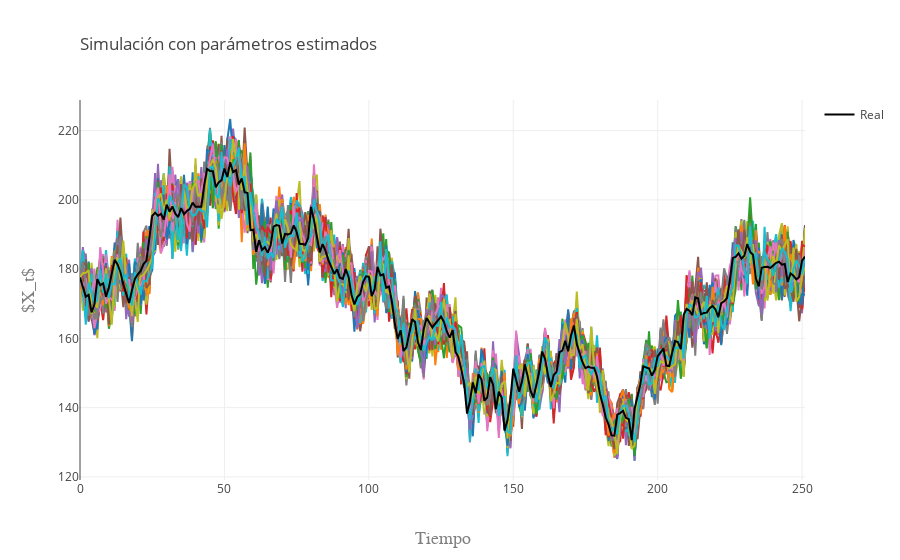

Notebook cell for this chart:
### Code cell
data=[]
for i in range(k):
    trace1 = go.Scatter(
        y = S[i],
        x = np.arange(N),
        showlegend=False
    )
    data.append(trace1)

trace2 = go.Scatter(
    y = X,
    x = np.arange(N),
    mode = 'lines',
    line = dict(color = 'rgb(0,0,0)'),
    name = 'Real'
)
data.append(trace2)
layout = go.Layout(
    title=go.layout.Title(
        text='Simulación con parámetros estimados',
        xref='paper',
        x=0
    ),
    xaxis=go.layout.XAxis(
        title=go.layout.xaxis.Title(
            text='Tiempo',
            font=dict(
                family='Arial',
                size=18,
                color='#7f7f7f'
            )
        )
    ),
    yaxis=go.layout.YAxis(
        title=go.layout.yaxis.Title(
            text='$X_t$',
            font=dict(
                family='Arial',
                size=18,
                color='#7f7f7f'
            )
        )
    )
)
fig = go.Figure(data=data, layout=layout)
py.iplot(fig, filename='Estimacion')

### Figure 1 — Plotly figure (JSON) as saved in the notebook; plotly's stock layout.template omitted (floating-point values rounded to 4 significant figures; data arrays with more than 128 entries replaced by an {"elided": "..."} marker saying what was removed)
{"data": [{"showlegend": false, "type": "scatter", "uid": "42d2153d-9940-4834-aa33-ce4b8efe4b55", "x": {"elided": "252 int values"}, "y": {"elided": "252 float values"}}, {"showlegend": false, "type": "scatter", "uid": "cb9d72bc-004e-4bb8-8cb8-1c4abdb343ee", "x": {"elided": "252 int values"}, "y": {"elided": "252 float values"}}, {"showlegend": false, "type": "scatter", "uid": "dd7e85e9-5cdc-4312-b549-2938a06387ce", "x": {"elided": "252 int values"}, "y": {"elided": "252 float values"}}, {"showlegend": false, "type": "scatter", "uid": "aefeddbd-0c0b-4800-850c-914fe5e85480", "x": {"elided": "252 int values"}, "y": {"elided": "252 float values"}}, {"showlegend": false, "type": "scatter", "uid": "f6b231cd-f43d-4b6c-b6f9-c05781620e25", "x": {"elided": "252 int values"}, "y": {"elided": "252 float values"}}, {"showlegend": false, "type": "scatter", "uid": "8fadc150-e733-44c3-9208-360f25ec984e", "x": {"elided": "252 int values"}, "y": {"elided": "252 float values"}}, {"showlegend": false, "type": "scatter", "uid": "57b0b1a6-3e73-4e7a-a352-68d659f99433", "x": {"elided": "252 int values"}, "y": {"elided": "252 float values"}}, {"showlegend": false, "type": "scatter", "uid": "b3cbb32e-c61d-4b9f-a3b2-ff7b43354385", "x": {"elided": "252 int values"}, "y": {"elided": "252 float values"}}, {"showlegend": false, "type": "scatter", "uid": "1015a420-930d-4081-b835-b4aeb966ce3a", "x": {"elided": "252 int values"}, "y": {"elided": "252 float values"}}, {"showlegend": false, "type": "scatter", "uid": "8449fcaf-e39e-48fb-8e58-9ff8639f4f77", "x": {"elided": "252 int values"}, "y": {"elided": "252 float values"}}, {"showlegend": false, "type": "scatter", "uid": "f72d1f74-330b-461d-a59d-8f81aa40c2e6", "x": {"elided": "252 int values"}, "y": {"elided": "252 float values"}}, {"showlegend": false, "type": "scatter", "uid": "90dd1559-e6fc-4a9a-a6f6-bb6fc9e9021b", "x": {"elided": "252 int values"}, "y": {"elided": "252 float values"}}, {"showlegend": false, "type": "scatter", "uid": "07129ed1-8b69-4695-aa19-f0e625959376", "x": {"elided": "252 int values"}, "y": {"elided": "252 float values"}}, {"showlegend": false, "type": "scatter", "uid": "9ea34655-6895-42d4-9534-0e94bfb43afa", "x": {"elided": "252 int values"}, "y": {"elided": "252 float values"}}, {"showlegend": false, "type": "scatter", "uid": "3e68ecb7-6148-46e8-8529-bc19cb5cec13", "x": {"elided": "252 int values"}, "y": {"elided": "252 float values"}}, {"showlegend": false, "type": "scatter", "uid": "80bf1cab-5bf8-41ad-968e-dcbcd01fd978", "x": {"elided": "252 int values"}, "y": {"elided": "252 float values"}}, {"showlegend": false, "type": "scatter", "uid": "ae227692-2681-4cf1-9038-f678f61334a4", "x": {"elided": "252 int values"}, "y": {"elided": "252 float values"}}, {"showlegend": false, "type": "scatter", "uid": "636bcbc0-7d20-4ca3-a533-c45b3bd0f7cb", "x": {"elided": "252 int values"}, "y": {"elided": "252 float values"}}, {"showlegend": false, "type": "scatter", "uid": "b487096b-0483-4ac4-9d08-62180cf481cb", "x": {"elided": "252 int values"}, "y": {"elided": "252 float values"}}, {"showlegend": false, "type": "scatter", "uid": "fc9f7991-620f-4570-86ea-4de3b17a5770", "x": {"elided": "252 int values"}, "y": {"elided": "252 float values"}}, {"showlegend": false, "type": "scatter", "uid": "d1400160-6d2a-4615-81d5-9ef1c423df0a", "x": {"elided": "252 int values"}, "y": {"elided": "252 float values"}}, {"showlegend": false, "type": "scatter", "uid": "2a80ac39-3f0d-456d-b9d5-9d658acda4e3", "x": {"elided": "252 int values"}, "y": {"elided": "252 float values"}}, {"showlegend": false, "type": "scatter", "uid": "93c2f4c5-301c-40ae-8cf7-0d0e1b25a0c0", "x": {"elided": "252 int values"}, "y": {"elided": "252 float values"}}, {"showlegend": false, "type": "scatter", "uid": "fbc0ad38-7e44-419e-a93b-c6990ce51e56", "x": {"elided": "252 int values"}, "y": {"elided": "252 float values"}}, {"showlegend": false, "type": "scatter", "uid": "998b456c-f2c7-48a4-8575-352b83a063c3", "x": {"elided": "252 int values"}, "y": {"elided": "252 float values"}}, {"showlegend": false, "type": "scatter", "uid": "cd6a7ec5-afda-49b9-9eeb-9878d16b63e3", "x": {"elided": "252 int values"}, "y": {"elided": "252 float values"}}, {"showlegend": false, "type": "scatter", "uid": "fee02e58-e6fc-43fc-a6cf-e1fa449d2ebf", "x": {"elided": "252 int values"}, "y": {"elided": "252 float values"}}, {"showlegend": false, "type": "scatter", "uid": "10a0854f-ae7b-49d4-ab68-e03ea89fbe15", "x": {"elided": "252 int values"}, "y": {"elided": "252 float values"}}, {"showlegend": false, "type": "scatter", "uid": "0c145a20-0907-4d81-958a-68a5f56f869e", "x": {"elided": "252 int values"}, "y": {"elided": "252 float values"}}, {"showlegend": false, "type": "scatter", "uid": "75797435-ebc8-4a31-b33f-c0f24a22df41", "x": {"elided": "252 int values"}, "y": {"elided": "252 float values"}}, {"showlegend": false, "type": "scatter", "uid": "40ae3cb4-e5b4-4677-9324-26ae105f8a24", "x": {"elided": "252 int values"}, "y": {"elided": "252 float values"}}, {"showlegend": false, "type": "scatter", "uid": "848f4c42-18de-48c8-befc-e3a76679385b", "x": {"elided": "252 int values"}, "y": {"elided": "252 float values"}}, {"showlegend": false, "type": "scatter", "uid": "78bcfedb-3c36-4026-8bd8-161ebda822fa", "x": {"elided": "252 int values"}, "y": {"elided": "252 float values"}}, {"showlegend": false, "type": "scatter", "uid": "640949c6-6cf7-42a4-a9e9-1a9827a67436", "x": {"elided": "252 int values"}, "y": {"elided": "252 float values"}}, {"showlegend": false, "type": "scatter", "uid": "4469fb98-9b45-48c4-8b65-1848184039b6", "x": {"elided": "252 int values"}, "y": {"elided": "252 float values"}}, {"showlegend": false, "type": "scatter", "uid": "45a263b1-9d37-4c75-98d6-052290f51076", "x": {"elided": "252 int values"}, "y": {"elided": "252 float values"}}, {"showlegend": false, "type": "scatter", "uid": "54bd3c89-8342-4a7a-83c1-7380a0d2bf9c", "x": {"elided": "252 int values"}, "y": {"elided": "252 float values"}}, {"showlegend": false, "type": "scatter", "uid": "da925749-264e-4285-bc61-3eafc612cd2d", "x": {"elided": "252 int values"}, "y": {"elided": "252 float values"}}, {"showlegend": false, "type": "scatter", "uid": "5e2047f4-3429-473e-b480-5c88351dfe8f", "x": {"elided": "252 int values"}, "y": {"elided": "252 float values"}}, {"showlegend": false, "type": "scatter", "uid": "a62877b1-889e-49a7-9978-b7527c0cc6db", "x": {"elided": "252 int values"}, "y": {"elided": "252 float values"}}, {"showlegend": false, "type": "scatter", "uid": "6812bba9-d113-4340-9cf6-55f155e9345c", "x": {"elided": "252 int values"}, "y": {"elided": "252 float values"}}, {"showlegend": false, "type": "scatter", "uid": "c7efacd0-ed90-4d37-bbb1-022268f9f9a2", "x": {"elided": "252 int values"}, "y": {"elided": "252 float values"}}, {"showlegend": false, "type": "scatter", "uid": "824253d4-ea8e-44e4-9ab6-c8e606f1e919", "x": {"elided": "252 int values"}, "y": {"elided": "252 float values"}}, {"showlegend": false, "type": "scatter", "uid": "771677a4-74a0-43e6-9dc6-72f03ec9e1d0", "x": {"elided": "252 int values"}, "y": {"elided": "252 float values"}}, {"showlegend": false, "type": "scatter", "uid": "5157e84b-6d1e-4004-8cca-77b073c7560a", "x": {"elided": "252 int values"}, "y": {"elided": "252 float values"}}, {"showlegend": false, "type": "scatter", "uid": "8c269f0a-3c18-4f59-ad5d-9db57bfba4ca", "x": {"elided": "252 int values"}, "y": {"elided": "252 float values"}}, {"showlegend": false, "type": "scatter", "uid": "bd3b95fb-c693-4393-bf59-d8dc9bb8b85c", "x": {"elided": "252 int values"}, "y": {"elided": "252 float values"}}, {"showlegend": false, "type": "scatter", "uid": "88b783be-68b4-42a1-bc2c-76264e77410a", "x": {"elided": "252 int values"}, "y": {"elided": "252 float values"}}, {"showlegend": false, "type": "scatter", "uid": "2a98e990-0572-4e1a-a2b7-31fd58095955", "x": {"elided": "252 int values"}, "y": {"elided": "252 float values"}}, {"showlegend": false, "type": "scatter", "uid": "f02a1e55-f094-40fb-9b2f-3cc79186071b", "x": {"elided": "252 int values"}, "y": {"elided": "252 float values"}}, {"showlegend": false, "type": "scatter", "uid": "57b67054-bdc0-4041-b955-f0ae33eb6bc8", "x": {"elided": "252 int values"}, "y": {"elided": "252 float values"}}, {"showlegend": false, "type": "scatter", "uid": "9fca1504-7c20-4f1d-8fc2-1d23cc124105", "x": {"elided": "252 int values"}, "y": {"elided": "252 float values"}}, {"showlegend": false, "type": "scatter", "uid": "d9896cfa-7d93-4c3c-8359-2728ae4dbc37", "x": {"elided": "252 int values"}, "y": {"elided": "252 float values"}}, {"showlegend": false, "type": "scatter", "uid": "ff42e953-87f1-4a2f-9e57-4addf3bd8856", "x": {"elided": "252 int values"}, "y": {"elided": "252 float values"}}, {"showlegend": false, "type": "scatter", "uid": "430942b8-5f56-4f84-a8d4-2f9adccdabf0", "x": {"elided": "252 int values"}, "y": {"elided": "252 float values"}}, {"showlegend": false, "type": "scatter", "uid": "b045647c-5655-4391-9ef0-9c2be4254394", "x": {"elided": "252 int values"}, "y": {"elided": "252 float values"}}, {"showlegend": false, "type": "scatter", "uid": "e8a73163-447f-4421-8766-2dd28079659c", "x": {"elided": "252 int values"}, "y": {"elided": "252 float values"}}, {"showlegend": false, "type": "scatter", "uid": "17e01288-c740-49b4-a9b3-0020d719704d", "x": {"elided": "252 int values"}, "y": {"elided": "252 float values"}}, {"showlegend": false, "type": "scatter", "uid": "da2ee8e6-1340-49c2-9ac2-8458a5f763d4", "x": {"elided": "252 int values"}, "y": {"elided": "252 float values"}}, {"showlegend": false, "type": "scatter", "uid": "09ed99d6-4171-4e75-9b09-259938009462", "x": {"elided": "252 int values"}, "y": {"elided": "252 float values"}}, {"showlegend": false, "type": "scatter", "uid": "0c126f07-23bc-4e98-8e82-89bf28c36bdb", "x": {"elided": "252 int values"}, "y": {"elided": "252 float values"}}, {"showlegend": false, "type": "scatter", "uid": "409d29c8-1a46-4f9f-8a13-bc53e2f45736", "x": {"elided": "252 int values"}, "y": {"elided": "252 float values"}}, {"showlegend": false, "type": "scatter", "uid": "6b704660-f72f-4118-a58a-6b9ad151fb17", "x": {"elided": "252 int values"}, "y": {"elided": "252 float values"}}, {"showlegend": false, "type": "scatter", "uid": "eeea4622-9e09-4f48-8541-e288979a68d7", "x": {"elided": "252 int values"}, "y": {"elided": "252 float values"}}, {"showlegend": false, "type": "scatter", "uid": "52a6c9dc-e63c-4561-931e-e0d73f769c97", "x": {"elided": "252 int values"}, "y": {"elided": "252 float values"}}, {"showlegend": false, "type": "scatter", "uid": "6a816220-e248-4856-8031-db30a34d49f5", "x": {"elided": "252 int values"}, "y": {"elided": "252 float values"}}, {"showlegend": false, "type": "scatter", "uid": "d211b6e8-4711-42bd-822d-542645d036ed", "x": {"elided": "252 int values"}, "y": {"elided": "252 float values"}}, {"showlegend": false, "type": "scatter", "uid": "73d739be-1e39-414a-bbf0-e13a3687246c", "x": {"elided": "252 int values"}, "y": {"elided": "252 float values"}}, {"showlegend": false, "type": "scatter", "uid": "90212ef8-4533-4692-bd52-5a6a734406a1", "x": {"elided": "252 int values"}, "y": {"elided": "252 float values"}}, {"showlegend": false, "type": "scatter", "uid": "5ff2b60d-56a6-43b2-a535-e9a38333aa64", "x": {"elided": "252 int values"}, "y": {"elided": "252 float values"}}, {"showlegend": false, "type": "scatter", "uid": "4116a6ce-4a78-4108-b099-2becf9b83693", "x": {"elided": "252 int values"}, "y": {"elided": "252 float values"}}, {"showlegend": false, "type": "scatter", "uid": "7f6192a7-f7de-4e57-b7dc-214fc32369a3", "x": {"elided": "252 int values"}, "y": {"elided": "252 float values"}}, {"showlegend": false, "type": "scatter", "uid": "bca92b3d-0198-4b24-8fda-8c5d84c645a7", "x": {"elided": "252 int values"}, "y": {"elided": "252 float values"}}, {"showlegend": false, "type": "scatter", "uid": "0fa1b5c9-822e-4918-bffb-d8d596627256", "x": {"elided": "252 int values"}, "y": {"elided": "252 float values"}}, {"showlegend": false, "type": "scatter", "uid": "842c41f9-2fb9-43d4-97b7-c8de015199ec", "x": {"elided": "252 int values"}, "y": {"elided": "252 float values"}}, {"showlegend": false, "type": "scatter", "uid": "aaeedcee-5b26-4b8a-99c6-da2c1dcb9c18", "x": {"elided": "252 int values"}, "y": {"elided": "252 float values"}}, {"showlegend": false, "type": "scatter", "uid": "5ee3be54-e8b7-42ff-a581-87b09d53d8b4", "x": {"elided": "252 int values"}, "y": {"elided": "252 float values"}}, {"showlegend": false, "type": "scatter", "uid": "81b39200-2f36-4aad-8878-d5f3594d4b5f", "x": {"elided": "252 int values"}, "y": {"elided": "252 float values"}}, {"showlegend": false, "type": "scatter", "uid": "330067ee-56dc-4141-ae44-b212b72ce359", "x": {"elided": "252 int values"}, "y": {"elided": "252 float values"}}, {"showlegend": false, "type": "scatter", "uid": "69a172b8-4f79-4cfe-a62d-568d898e81a7", "x": {"elided": "252 int values"}, "y": {"elided": "252 float values"}}, {"showlegend": false, "type": "scatter", "uid": "48398fde-1738-4620-8746-02e76f3e7f8f", "x": {"elided": "252 int values"}, "y": {"elided": "252 float values"}}, {"showlegend": false, "type": "scatter", "uid": "dc08abc5-4c87-42fd-9a4a-3a6537c4d7ab", "x": {"elided": "252 int values"}, "y": {"elided": "252 float values"}}, {"showlegend": false, "type": "scatter", "uid": "98714c4c-cc62-4591-ba54-8ea682d74ce4", "x": {"elided": "252 int values"}, "y": {"elided": "252 float values"}}, {"showlegend": false, "type": "scatter", "uid": "a1ba2bdb-f867-453f-89d6-a54314db0b75", "x": {"elided": "252 int values"}, "y": {"elided": "252 float values"}}, {"showlegend": false, "type": "scatter", "uid": "9b85712b-a325-41fe-b2d5-57e9d143a28f", "x": {"elided": "252 int values"}, "y": {"elided": "252 float values"}}, {"showlegend": false, "type": "scatter", "uid": "96f85cdd-2579-4322-908b-647d75a55548", "x": {"elided": "252 int values"}, "y": {"elided": "252 float values"}}, {"showlegend": false, "type": "scatter", "uid": "876fb1cf-63c0-4ce3-8cf1-cf0014b34868", "x": {"elided": "252 int values"}, "y": {"elided": "252 float values"}}, {"showlegend": false, "type": "scatter", "uid": "5cfdda30-c9a2-4f39-816b-3f0af0f0d5db", "x": {"elided": "252 int values"}, "y": {"elided": "252 float values"}}, {"showlegend": false, "type": "scatter", "uid": "fcd0f97b-0574-4e61-9db2-18f65cb363ab", "x": {"elided": "252 int values"}, "y": {"elided": "252 float values"}}, {"showlegend": false, "type": "scatter", "uid": "5b6c8607-05ce-462c-b9ef-e55144ca25eb", "x": {"elided": "252 int values"}, "y": {"elided": "252 float values"}}, {"showlegend": false, "type": "scatter", "uid": "3f07ce02-e338-4dce-9412-67e0a9e72645", "x": {"elided": "252 int values"}, "y": {"elided": "252 float values"}}, {"showlegend": false, "type": "scatter", "uid": "d1834acf-6c53-4de0-b1a4-3d54b19a3195", "x": {"elided": "252 int values"}, "y": {"elided": "252 float values"}}, {"showlegend": false, "type": "scatter", "uid": "192bc5b4-990f-40aa-b3f7-8956214252a4", "x": {"elided": "252 int values"}, "y": {"elided": "252 float values"}}, {"showlegend": false, "type": "scatter", "uid": "d7b2e80e-12ac-4501-b89a-80351d28f6d4", "x": {"elided": "252 int values"}, "y": {"elided": "252 float values"}}, {"showlegend": false, "type": "scatter", "uid": "6033c3fc-7588-440d-96ce-b62dbc766903", "x": {"elided": "252 int values"}, "y": {"elided": "252 float values"}}, {"showlegend": false, "type": "scatter", "uid": "8ec19cfa-fa8d-4b86-88be-29747311cc64", "x": {"elided": "252 int values"}, "y": {"elided": "252 float values"}}, {"showlegend": false, "type": "scatter", "uid": "b9c5e678-708d-40f0-a7a9-b36d71962690", "x": {"elided": "252 int values"}, "y": {"elided": "252 float values"}}, {"showlegend": false, "type": "scatter", "uid": "ded77010-9c9f-45ee-a0ef-dc304c30bfbc", "x": {"elided": "252 int values"}, "y": {"elided": "252 float values"}}, {"showlegend": false, "type": "scatter", "uid": "77fdfad7-7f66-4267-9c79-17e3f7313816", "x": {"elided": "252 int values"}, "y": {"elided": "252 float values"}}, {"showlegend": false, "type": "scatter", "uid": "2b09a908-2ce6-40bc-8c22-e6b3ae8684f2", "x": {"elided": "252 int values"}, "y": {"elided": "252 float values"}}, {"line": {"color": "rgb(0, 0, 0)"}, "mode": "lines", "name": "Real", "type": "scatter", "uid": "696c08ec-fdbe-4c64-a01e-cf4fb757561b", "x": {"elided": "252 int values"}, "y": {"elided": "252 float values"}}], "layout": {"autosize": true, "title": {"text": "Simulación con parámetros estimados", "x": 0, "xref": "paper"}, "xaxis": {"autorange": true, "range": [0, 251], "title": {"font": {"color": "#7f7f7f", "family": "Arial", "size": 18}, "text": "Tiempo"}, "type": "linear"}, "yaxis": {"autorange": true, "range": [119.1, 228.9], "title": {"font": {"color": "#7f7f7f", "family": "Arial", "size": 18}, "text": "$X_t$"}, "type": "linear"}}}
